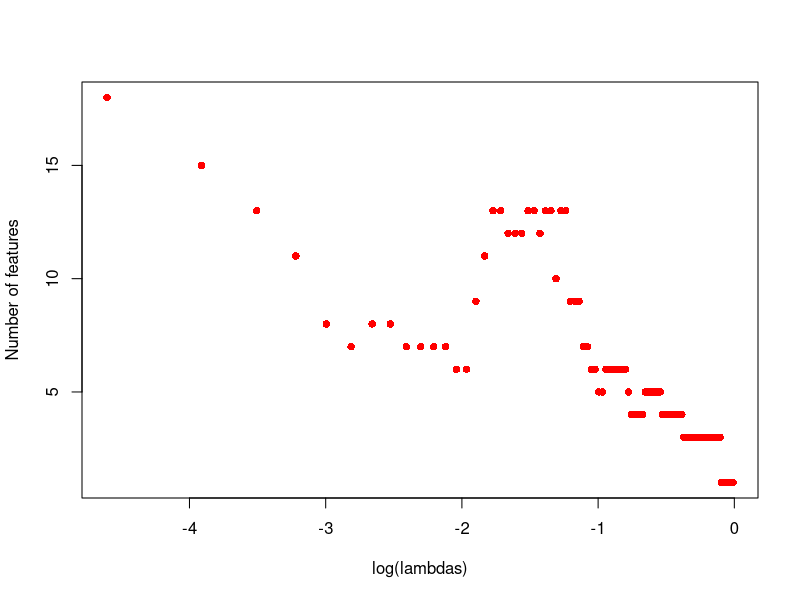
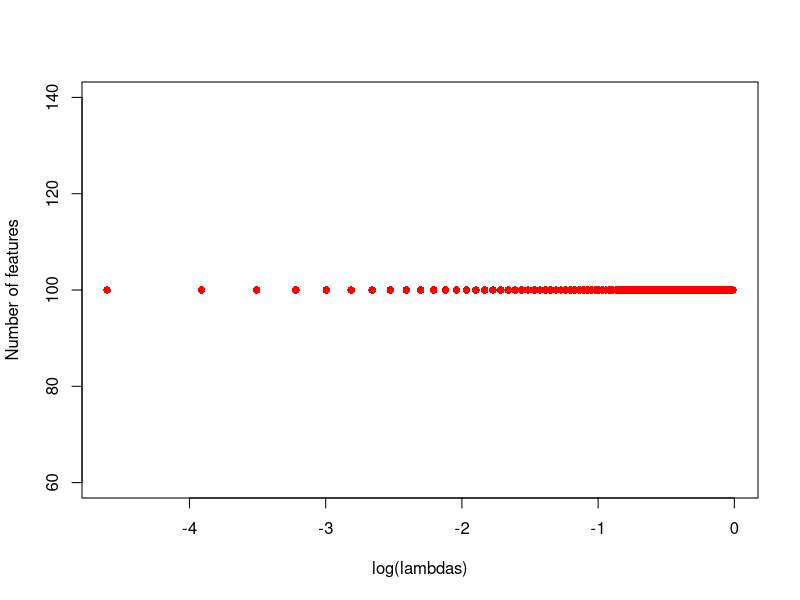
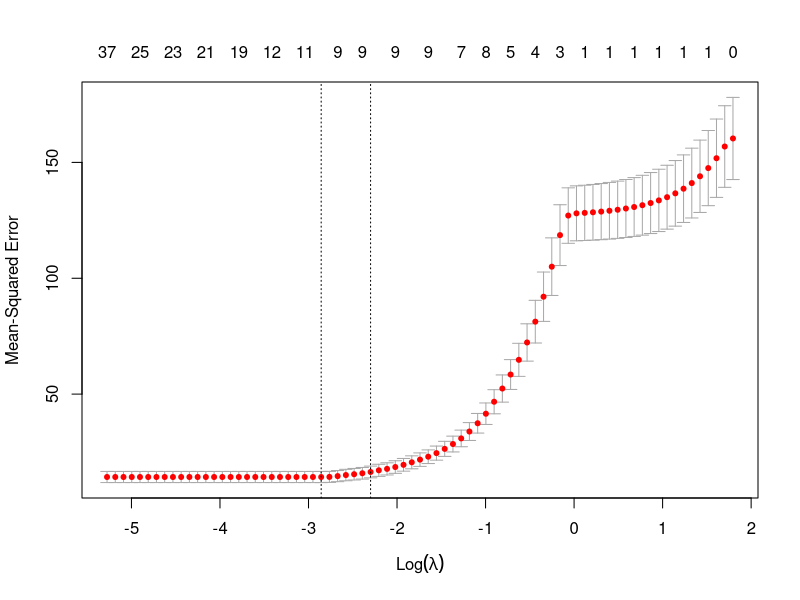

The R script that drew these images, in order: (Note: this script raises an error after producing the figures.)
# Assignment 1 - Explicit Regularization
data <- read.csv("Data/tecator.csv") 
n=dim(data)[1]
set.seed(12345)
id=sample(1:n, floor(n*0.5))
train=data[id,]
test=data[-id,] 
attach(data)

#---------------------------------------------------------------------------------
#------------------------------------Task 1---------------------------------------
#---------------------------------------------------------------------------------
library(dplyr)
features <- train%>%select(Channel1:Fat)
lin.reg.1 <- lm(Fat~., data = features) 
pred.train <- predict(object=lin.reg.1, newdata = train, type = "response")
pred.test <- predict(object = lin.reg.1, newdata = test, type = "response")
summary(lin.reg.1)

mse_train <- mean((train$Fat-pred.train)^2)
mse_test <- mean((test$Fat-pred.test)^2)

#---------------------------------------------------------------------------------
#------------------------------------Task 2 and 3---------------------------------------
#---------------------------------------------------------------------------------
# install.packages("glmnet")
library(glmnet)
features <- train%>%select(Channel1:Channel100)
lasso_coefs <- c()
lambdas <- seq(from=0.01, to=0.99, by=0.01)

for (i in lambdas) {
  nr_of_coef = 0
  lassotime <- glmnet(x=features, y=train$Fat, alpha = 1, family="gaussian", lambda = i)
  coefs <- coef(lassotime)
  for (j in 2:101) {
    if (coef(lassotime)[j] != 0) {
      nr_of_coef <- nr_of_coef + 1
    }
  }
  lasso_coefs <- c(lasso_coefs, nr_of_coef)
}
plot(log(lambdas), lasso_coefs, ylab = "Number of features", col="red", pch=c(16))


#---------------------------------------------------------------------------------
#------------------------------------Task 4---------------------------------------
#---------------------------------------------------------------------------------
library(glmnet)
features <- train%>%select(Channel1:Channel100)
ridge_coefs <- c()
lambdas <- seq(from=0.01, to=0.99, by=0.01)

for (i in lambdas) {
  nr_of_coef_2 = 0
  ridgetime <- glmnet(x=features, y=train$Fat, alpha = 0, family="gaussian", lambda = i)
  coefs2 <- coef(ridgetime)
  for (j in 2:101) {
    if (coef(ridgetime)[j] != 0) {
      nr_of_coef_2 <- nr_of_coef_2 + 1
    }
  }
 ridge_coefs <- c(ridge_coefs, nr_of_coef_2)
}
plot(log(lambdas), ridge_coefs, ylab = "Number of features", col="red", pch=c(16))


#---------------------------------------------------------------------------------
#------------------------------------Task 5---------------------------------------
#---------------------------------------------------------------------------------
features <- train%>%select(Channel1:Channel100)
crossval1=cv.glmnet(as.matrix(x=features), y = train$Fat, alpha=1,family="gaussian")
plot(crossval1)

# Best lambda
crossval1[["lambda"]][51]
best_lambda <- crossval1[["lambda.min"]]

#Highest "acceptable" lambda
crossval1[["lambda"]][46]
crossval1[["lambda.1se"]]
# Nr of variables chosen when lambda is optimal = 8
crossval1[["nzero"]][51]

# Predictions
x_vals <- as.matrix(test%>%select(Channel1:Channel100))
pred_test <- predict(crossval1, newx = x_vals, s=best_lambda)

plot(test$Fat, col="red", type = "l", xlab)
lines(pred_test, col="green")
legend("bottomright", legend = c("Actual Test", "Prediction"), col = c("red", "green"),pch=1)


 
